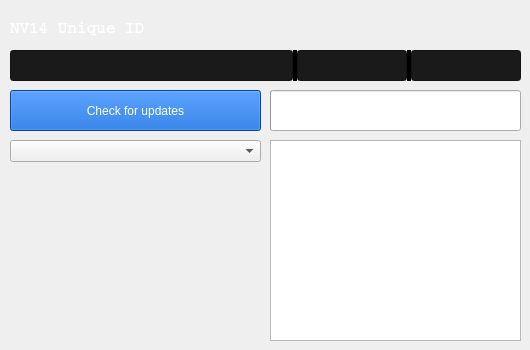
<?xml version="1.0" encoding="UTF-8"?>
<ui version="4.0">
 <class>MainWindow</class>
 <widget class="QMainWindow" name="MainWindow">
  <property name="windowModality">
   <enum>Qt::NonModal</enum>
  </property>
  <property name="geometry">
   <rect>
    <x>0</x>
    <y>0</y>
    <width>530</width>
    <height>350</height>
   </rect>
  </property>
  <property name="minimumSize">
   <size>
    <width>530</width>
    <height>350</height>
   </size>
  </property>
  <property name="maximumSize">
   <size>
    <width>530</width>
    <height>350</height>
   </size>
  </property>
  <property name="acceptDrops">
   <bool>false</bool>
  </property>
  <property name="windowTitle">
   <string>NV14 Updater</string>
  </property>
  <property name="autoFillBackground">
   <bool>false</bool>
  </property>
  <property name="styleSheet">
   <string notr="true"/>
  </property>
  <property name="locale">
   <locale language="English" country="UnitedStates"/>
  </property>
  <widget class="QWidget" name="centralWidget">
   <property name="acceptDrops">
    <bool>false</bool>
   </property>
   <property name="styleSheet">
    <string notr="true">#centralWidget {
background-image: url(:/resources/resources/bg.png);
}
</string>
   </property>
   <widget class="QSplitter" name="splitter">
    <property name="geometry">
     <rect>
      <x>10</x>
      <y>50</y>
      <width>511</width>
      <height>31</height>
     </rect>
    </property>
    <property name="autoFillBackground">
     <bool>false</bool>
    </property>
    <property name="styleSheet">
     <string notr="true">QSplitter::handle {
    background: black;
}</string>
    </property>
    <property name="orientation">
     <enum>Qt::Horizontal</enum>
    </property>
    <widget class="QLineEdit" name="uid1">
     <property name="font">
      <font>
       <family>Courier New</family>
       <pointsize>20</pointsize>
       <weight>9</weight>
       <italic>false</italic>
       <bold>false</bold>
      </font>
     </property>
     <property name="styleSheet">
      <string notr="true">#uid1 {
color: rgb(255, 255, 255);
background-color: rgb(26, 26, 26);
font: 75 20pt &quot;Courier New&quot;;
}</string>
     </property>
     <property name="maxLength">
      <number>8</number>
     </property>
     <property name="readOnly">
      <bool>false</bool>
     </property>
     <property name="placeholderText">
      <string comment="CPU UID1"/>
     </property>
    </widget>
    <widget class="QLineEdit" name="uid2">
     <property name="styleSheet">
      <string notr="true">#uid2 {
color: rgb(255, 255, 255);
background-color: rgb(26, 26, 26);
font: 75 20pt &quot;Courier New&quot;;
}</string>
     </property>
     <property name="maxLength">
      <number>8</number>
     </property>
     <property name="readOnly">
      <bool>false</bool>
     </property>
     <property name="placeholderText">
      <string comment="CPU UID1"/>
     </property>
    </widget>
    <widget class="QLineEdit" name="uid3">
     <property name="styleSheet">
      <string notr="true">#uid3 {
color: rgb(255, 255, 255);
background-color: rgb(26, 26, 26);
font: 75 20pt &quot;Courier New&quot;;
}</string>
     </property>
     <property name="maxLength">
      <number>8</number>
     </property>
     <property name="readOnly">
      <bool>false</bool>
     </property>
     <property name="placeholderText">
      <string comment="CPU UID1"/>
     </property>
    </widget>
   </widget>
   <widget class="QToolButton" name="action">
    <property name="enabled">
     <bool>false</bool>
    </property>
    <property name="geometry">
     <rect>
      <x>10</x>
      <y>90</y>
      <width>251</width>
      <height>41</height>
     </rect>
    </property>
    <property name="styleSheet">
     <string notr="true">background-color: rgb(0, 88, 204);
color: rgb(255, 255, 255);
font: 75 12pt &quot;Courier New&quot;;</string>
    </property>
    <property name="text">
     <string>Check for updates</string>
    </property>
    <property name="icon">
     <iconset resource="resources.qrc">
      <normaloff>:/resources/reload.png</normaloff>:/resources/reload.png</iconset>
    </property>
    <property name="iconSize">
     <size>
      <width>32</width>
      <height>32</height>
     </size>
    </property>
    <property name="toolButtonStyle">
     <enum>Qt::ToolButtonTextBesideIcon</enum>
    </property>
   </widget>
   <widget class="QProgressBar" name="progressBar">
    <property name="geometry">
     <rect>
      <x>270</x>
      <y>90</y>
      <width>251</width>
      <height>41</height>
     </rect>
    </property>
    <property name="value">
     <number>0</number>
    </property>
    <property name="textVisible">
     <bool>false</bool>
    </property>
   </widget>
   <widget class="QComboBox" name="fwList">
    <property name="geometry">
     <rect>
      <x>10</x>
      <y>140</y>
      <width>251</width>
      <height>22</height>
     </rect>
    </property>
   </widget>
   <widget class="QLabel" name="uidLabel">
    <property name="geometry">
     <rect>
      <x>10</x>
      <y>20</y>
      <width>311</width>
      <height>16</height>
     </rect>
    </property>
    <property name="font">
     <font>
      <family>Courier</family>
      <pointsize>12</pointsize>
      <weight>75</weight>
      <bold>true</bold>
     </font>
    </property>
    <property name="styleSheet">
     <string notr="true">color: rgb(255, 255, 255);</string>
    </property>
    <property name="text">
     <string>NV14 Unique ID</string>
    </property>
   </widget>
   <widget class="QLabel" name="labelHelp">
    <property name="geometry">
     <rect>
      <x>480</x>
      <y>10</y>
      <width>35</width>
      <height>35</height>
     </rect>
    </property>
    <property name="text">
     <string/>
    </property>
    <property name="pixmap">
     <pixmap resource="resources.qrc">:/resources/help.png</pixmap>
    </property>
   </widget>
   <widget class="QTextBrowser" name="fwInfo">
    <property name="geometry">
     <rect>
      <x>270</x>
      <y>140</y>
      <width>251</width>
      <height>201</height>
     </rect>
    </property>
   </widget>
   <widget class="QLabel" name="labelHelp_2">
    <property name="geometry">
     <rect>
      <x>10</x>
      <y>320</y>
      <width>16</width>
      <height>16</height>
     </rect>
    </property>
    <property name="text">
     <string/>
    </property>
    <property name="pixmap">
     <pixmap resource="resources.qrc">:/resources/info.png</pixmap>
    </property>
   </widget>
  </widget>
 </widget>
 <layoutdefault spacing="6" margin="11"/>
 <resources>
  <include location="resources.qrc"/>
 </resources>
 <connections/>
</ui>
